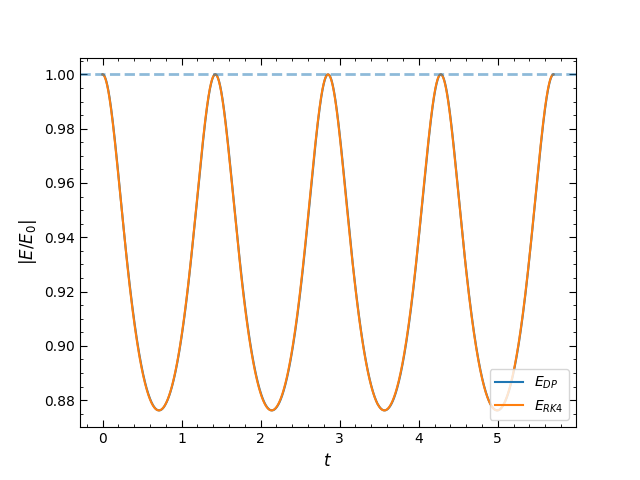

The script that saved this image:

import numpy as np
import matplotlib.pyplot as plt

with open("tiempo_DP.dat") as catalog:
    t_DP = []
    for line in catalog:
        column = line.split()
        if not line.startswith('#'): #skipping column labels
            t_DP.append(float(column[0]))

with open("tiempo_RK.dat") as catalog:
    t_RK = []
    for line in catalog:
        column = line.split()
        if not line.startswith('#'): #skipping column labels
            t_RK.append(float(column[0]))
            
with open("energias_RK.dat") as catalog:
    E_RK = []
    for line in catalog:
        column = line.split()
        if not line.startswith('#'): #skipping column labels
            E_RK.append(float(column[0]))

with open("energias_DP.dat") as catalog:
    E_DP = []
    for line in catalog:
        column = line.split()
        if not line.startswith('#'): #skipping column labels
            E_DP.append(float(column[0]))

E0 = E_DP[0]

E_DP = np.array(E_DP)
E_RK = np.array(E_RK)

plt.plot(t_DP, abs(E_DP/E0), label = r'$E_{DP}$')
plt.plot(t_RK[:-1], abs(E_RK/E0), label = r'$E_{RK 4}$')
plt.minorticks_on()
plt.tick_params(axis="both", length=5, direction="in", bottom=True, top=True, left=True, right=True)
plt.tick_params(which='minor', length=2, axis="both", direction="in", bottom=True, top=True, left=True, right=True)
plt.xlabel(r'$t$', fontsize=12)
plt.ylabel(r'$|E/E_0|$', fontsize=12)
plt.axhline(y=E0/E0, lw=2, ls='dashed', alpha=0.5)
plt.legend(loc='lower right')
plt.savefig('energias.png')
plt.show()
